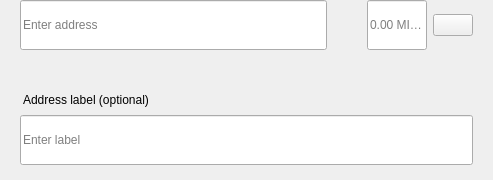
<?xml version="1.0" encoding="UTF-8"?>
<ui version="4.0">
 <class>SendMultiRow</class>
 <widget class="QWidget" name="SendMultiRow">
  <property name="geometry">
   <rect>
    <x>0</x>
    <y>0</y>
    <width>493</width>
    <height>180</height>
   </rect>
  </property>
  <property name="minimumSize">
   <size>
    <width>0</width>
    <height>0</height>
   </size>
  </property>
  <property name="maximumSize">
   <size>
    <width>16777215</width>
    <height>16777215</height>
   </size>
  </property>
  <property name="windowTitle">
   <string>Form</string>
  </property>
  <layout class="QVBoxLayout" name="verticalLayout_3">
   <property name="spacing">
    <number>0</number>
   </property>
   <property name="leftMargin">
    <number>0</number>
   </property>
   <property name="topMargin">
    <number>0</number>
   </property>
   <property name="rightMargin">
    <number>20</number>
   </property>
   <property name="bottomMargin">
    <number>5</number>
   </property>
   <item alignment="Qt::AlignTop">
    <widget class="QWidget" name="widget" native="true">
     <property name="sizePolicy">
      <sizepolicy hsizetype="Expanding" vsizetype="Maximum">
       <horstretch>0</horstretch>
       <verstretch>0</verstretch>
      </sizepolicy>
     </property>
     <property name="minimumSize">
      <size>
       <width>0</width>
       <height>60</height>
      </size>
     </property>
     <property name="maximumSize">
      <size>
       <width>16777215</width>
       <height>85</height>
      </size>
     </property>
     <layout class="QHBoxLayout" name="horizontalLayout" stretch="6,0,2">
      <property name="spacing">
       <number>0</number>
      </property>
      <property name="leftMargin">
       <number>8</number>
      </property>
      <property name="topMargin">
       <number>0</number>
      </property>
      <property name="rightMargin">
       <number>0</number>
      </property>
      <property name="bottomMargin">
       <number>0</number>
      </property>
      <item alignment="Qt::AlignTop">
       <widget class="QStackedWidget" name="stackedAddress">
        <property name="minimumSize">
         <size>
          <width>0</width>
          <height>50</height>
         </size>
        </property>
        <property name="maximumSize">
         <size>
          <width>16777215</width>
          <height>50</height>
         </size>
        </property>
        <widget class="QWidget" name="page_4">
         <property name="sizePolicy">
          <sizepolicy hsizetype="Expanding" vsizetype="Preferred">
           <horstretch>0</horstretch>
           <verstretch>0</verstretch>
          </sizepolicy>
         </property>
         <property name="minimumSize">
          <size>
           <width>0</width>
           <height>50</height>
          </size>
         </property>
         <property name="maximumSize">
          <size>
           <width>16777215</width>
           <height>55</height>
          </size>
         </property>
         <layout class="QVBoxLayout" name="verticalLayout_7">
          <property name="spacing">
           <number>0</number>
          </property>
          <property name="leftMargin">
           <number>12</number>
          </property>
          <property name="topMargin">
           <number>0</number>
          </property>
          <property name="rightMargin">
           <number>0</number>
          </property>
          <property name="bottomMargin">
           <number>0</number>
          </property>
          <item>
           <widget class="QLineEdit" name="lineEditAddress">
            <property name="minimumSize">
             <size>
              <width>0</width>
              <height>50</height>
             </size>
            </property>
            <property name="maximumSize">
             <size>
              <width>16777215</width>
              <height>50</height>
             </size>
            </property>
            <property name="placeholderText">
             <string>Enter address</string>
            </property>
           </widget>
          </item>
         </layout>
        </widget>
        <widget class="QWidget" name="page_3"/>
       </widget>
      </item>
      <item>
       <spacer name="horizontalSpacer_3">
        <property name="orientation">
         <enum>Qt::Horizontal</enum>
        </property>
        <property name="sizeType">
         <enum>QSizePolicy::Fixed</enum>
        </property>
        <property name="sizeHint" stdset="0">
         <size>
          <width>40</width>
          <height>20</height>
         </size>
        </property>
       </spacer>
      </item>
      <item>
       <layout class="QHBoxLayout" name="horizontalLayout_2">
        <property name="spacing">
         <number>6</number>
        </property>
        <item alignment="Qt::AlignTop">
         <widget class="QLineEdit" name="lineEditAmount">
          <property name="sizePolicy">
           <sizepolicy hsizetype="Expanding" vsizetype="Preferred">
            <horstretch>0</horstretch>
            <verstretch>0</verstretch>
           </sizepolicy>
          </property>
          <property name="minimumSize">
           <size>
            <width>0</width>
            <height>50</height>
           </size>
          </property>
          <property name="maximumSize">
           <size>
            <width>16777215</width>
            <height>50</height>
           </size>
          </property>
          <property name="maxLength">
           <number>17</number>
          </property>
          <property name="alignment">
           <set>Qt::AlignLeading|Qt::AlignLeft|Qt::AlignVCenter</set>
          </property>
          <property name="placeholderText">
           <string notr="true">0.00 MINT</string>
          </property>
         </widget>
        </item>
        <item>
         <layout class="QVBoxLayout" name="verticalLayout">
          <property name="topMargin">
           <number>14</number>
          </property>
          <property name="bottomMargin">
           <number>0</number>
          </property>
          <item alignment="Qt::AlignTop">
           <widget class="QPushButton" name="btnMenu">
            <property name="minimumSize">
             <size>
              <width>0</width>
              <height>0</height>
             </size>
            </property>
            <property name="maximumSize">
             <size>
              <width>16777215</width>
              <height>16777215</height>
             </size>
            </property>
            <property name="focusPolicy">
             <enum>Qt::NoFocus</enum>
            </property>
            <property name="text">
             <string/>
            </property>
           </widget>
          </item>
         </layout>
        </item>
       </layout>
      </item>
     </layout>
    </widget>
   </item>
   <item>
    <widget class="QWidget" name="layoutLabel" native="true">
     <property name="minimumSize">
      <size>
       <width>0</width>
       <height>0</height>
      </size>
     </property>
     <property name="maximumSize">
      <size>
       <width>16777215</width>
       <height>16777215</height>
      </size>
     </property>
     <layout class="QVBoxLayout" name="verticalLayout_9">
      <property name="spacing">
       <number>6</number>
      </property>
      <property name="leftMargin">
       <number>20</number>
      </property>
      <property name="topMargin">
       <number>0</number>
      </property>
      <property name="rightMargin">
       <number>0</number>
      </property>
      <property name="bottomMargin">
       <number>10</number>
      </property>
      <item>
       <spacer name="verticalSpacer">
        <property name="orientation">
         <enum>Qt::Vertical</enum>
        </property>
        <property name="sizeType">
         <enum>QSizePolicy::Fixed</enum>
        </property>
        <property name="sizeHint" stdset="0">
         <size>
          <width>20</width>
          <height>20</height>
         </size>
        </property>
       </spacer>
      </item>
      <item>
       <widget class="QLabel" name="labelSubtitleDescription">
        <property name="styleSheet">
         <string notr="true">margin-bottom:2px;
margin-left:0.05px;
padding:0px;</string>
        </property>
        <property name="text">
         <string>Address label (optional)</string>
        </property>
       </widget>
      </item>
      <item>
       <widget class="QLineEdit" name="lineEditDescription">
        <property name="minimumSize">
         <size>
          <width>0</width>
          <height>50</height>
         </size>
        </property>
        <property name="maximumSize">
         <size>
          <width>16777215</width>
          <height>50</height>
         </size>
        </property>
        <property name="placeholderText">
         <string>Enter label</string>
        </property>
       </widget>
      </item>
     </layout>
    </widget>
   </item>
  </layout>
 </widget>
 <resources/>
 <connections/>
</ui>
